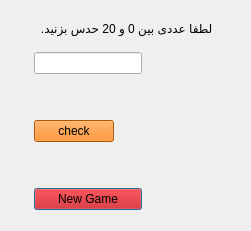
<?xml version="1.0" encoding="UTF-8"?>
<ui version="4.0">
 <class>Dialog</class>
 <widget class="QDialog" name="Dialog">
  <property name="geometry">
   <rect>
    <x>0</x>
    <y>0</y>
    <width>251</width>
    <height>231</height>
   </rect>
  </property>
  <property name="windowTitle">
   <string>Guess Number</string>
  </property>
  <property name="windowFilePath">
   <string/>
  </property>
  <property name="sizeGripEnabled">
   <bool>false</bool>
  </property>
  <layout class="QGridLayout" name="gridLayout">
   <item row="10" column="0">
    <widget class="QLabel" name="lbl_guess">
     <property name="sizePolicy">
      <sizepolicy hsizetype="Maximum" vsizetype="Maximum">
       <horstretch>0</horstretch>
       <verstretch>0</verstretch>
      </sizepolicy>
     </property>
     <property name="text">
      <string/>
     </property>
     <property name="alignment">
      <set>Qt::AlignCenter</set>
     </property>
    </widget>
   </item>
   <item row="1" column="0">
    <widget class="QLineEdit" name="lineEdit">
     <property name="sizePolicy">
      <sizepolicy hsizetype="Maximum" vsizetype="Maximum">
       <horstretch>0</horstretch>
       <verstretch>0</verstretch>
      </sizepolicy>
     </property>
     <property name="alignment">
      <set>Qt::AlignCenter</set>
     </property>
    </widget>
   </item>
   <item row="11" column="0">
    <widget class="QPushButton" name="btn_new">
     <property name="sizePolicy">
      <sizepolicy hsizetype="Maximum" vsizetype="Maximum">
       <horstretch>0</horstretch>
       <verstretch>0</verstretch>
      </sizepolicy>
     </property>
     <property name="styleSheet">
      <string notr="true">background-color: rgb(204, 0, 0);</string>
     </property>
     <property name="text">
      <string>      New Game      </string>
     </property>
    </widget>
   </item>
   <item row="4" column="0">
    <widget class="QPushButton" name="btn_check">
     <property name="sizePolicy">
      <sizepolicy hsizetype="Maximum" vsizetype="Maximum">
       <horstretch>0</horstretch>
       <verstretch>0</verstretch>
      </sizepolicy>
     </property>
     <property name="cursor">
      <cursorShape>WaitCursor</cursorShape>
     </property>
     <property name="mouseTracking">
      <bool>false</bool>
     </property>
     <property name="styleSheet">
      <string notr="true">background-color: rgb(245, 121, 0);</string>
     </property>
     <property name="text">
      <string>check</string>
     </property>
    </widget>
   </item>
   <item row="2" column="0">
    <widget class="QLabel" name="lbl_message">
     <property name="sizePolicy">
      <sizepolicy hsizetype="Maximum" vsizetype="Maximum">
       <horstretch>0</horstretch>
       <verstretch>0</verstretch>
      </sizepolicy>
     </property>
     <property name="text">
      <string/>
     </property>
     <property name="alignment">
      <set>Qt::AlignCenter</set>
     </property>
    </widget>
   </item>
   <item row="0" column="0">
    <widget class="QLabel" name="label">
     <property name="sizePolicy">
      <sizepolicy hsizetype="Maximum" vsizetype="Maximum">
       <horstretch>0</horstretch>
       <verstretch>0</verstretch>
      </sizepolicy>
     </property>
     <property name="text">
      <string> لطفا عددی بین 0 و 20 حدس بزنید.  </string>
     </property>
     <property name="alignment">
      <set>Qt::AlignCenter</set>
     </property>
    </widget>
   </item>
  </layout>
 </widget>
 <resources/>
 <connections/>
</ui>
